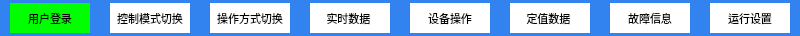
  <widget class="QFrame" name="frame_5">
   <property name="geometry">
    <rect>
     <x>0</x>
     <y>444</y>
     <width>800</width>
     <height>36</height>
    </rect>
   </property>
   <property name="styleSheet">
    <string notr="true">background-color: rgb(50, 130, 240);
</string>
   </property>
   <property name="frameShape">
    <enum>QFrame::NoFrame</enum>
   </property>
   <property name="frameShadow">
    <enum>QFrame::Raised</enum>
   </property>
   <widget class="QLabel" name="label_login_2">
    <property name="geometry">
     <rect>
      <x>10</x>
      <y>3</y>
      <width>80</width>
      <height>30</height>
     </rect>
    </property>
    <property name="font">
     <font>
      <pointsize>8</pointsize>
     </font>
    </property>
    <property name="styleSheet">
     <string notr="true">background-color: rgb(0, 255, 0);</string>
    </property>
    <property name="text">
     <string>用户登录</string>
    </property>
    <property name="alignment">
     <set>Qt::AlignCenter</set>
    </property>
   </widget>
   <widget class="QLabel" name="label_mode_2">
    <property name="geometry">
     <rect>
      <x>110</x>
      <y>3</y>
      <width>80</width>
      <height>30</height>
     </rect>
    </property>
    <property name="font">
     <font>
      <pointsize>8</pointsize>
     </font>
    </property>
    <property name="styleSheet">
     <string notr="true">background-color: rgb(255, 255, 255);</string>
    </property>
    <property name="text">
     <string>控制模式切换</string>
    </property>
    <property name="alignment">
     <set>Qt::AlignCenter</set>
    </property>
   </widget>
   <widget class="QLabel" name="label_operamode_2">
    <property name="geometry">
     <rect>
      <x>210</x>
      <y>3</y>
      <width>80</width>
      <height>30</height>
     </rect>
    </property>
    <property name="font">
     <font>
      <pointsize>8</pointsize>
     </font>
    </property>
    <property name="styleSheet">
     <string notr="true">background-color: rgb(255, 255, 255);</string>
    </property>
    <property name="text">
     <string>操作方式切换</string>
    </property>
    <property name="alignment">
     <set>Qt::AlignCenter</set>
    </property>
   </widget>
   <widget class="QLabel" name="label_measure_2">
    <property name="geometry">
     <rect>
      <x>310</x>
      <y>3</y>
      <width>80</width>
      <height>30</height>
     </rect>
    </property>
    <property name="font">
     <font>
      <pointsize>8</pointsize>
     </font>
    </property>
    <property name="styleSheet">
     <string notr="true">background-color: rgb(255, 255, 255);
</string>
    </property>
    <property name="text">
     <string>实时数据 </string>
    </property>
    <property name="alignment">
     <set>Qt::AlignCenter</set>
    </property>
   </widget>
   <widget class="QLabel" name="label_control_2">
    <property name="geometry">
     <rect>
      <x>410</x>
      <y>3</y>
      <width>80</width>
      <height>30</height>
     </rect>
    </property>
    <property name="font">
     <font>
      <pointsize>8</pointsize>
     </font>
    </property>
    <property name="styleSheet">
     <string notr="true">background-color: rgb(255, 255, 255);</string>
    </property>
    <property name="text">
     <string>设备操作</string>
    </property>
    <property name="alignment">
     <set>Qt::AlignCenter</set>
    </property>
   </widget>
   <widget class="QLabel" name="label_constant_2">
    <property name="geometry">
     <rect>
      <x>510</x>
      <y>3</y>
      <width>80</width>
      <height>30</height>
     </rect>
    </property>
    <property name="font">
     <font>
      <pointsize>8</pointsize>
     </font>
    </property>
    <property name="styleSheet">
     <string notr="true">background-color: rgb(255, 255, 255);</string>
    </property>
    <property name="text">
     <string>定值数据 </string>
    </property>
    <property name="alignment">
     <set>Qt::AlignCenter</set>
    </property>
   </widget>
   <widget class="QLabel" name="label_soe_2">
    <property name="geometry">
     <rect>
      <x>610</x>
      <y>3</y>
      <width>80</width>
      <height>30</height>
     </rect>
    </property>
    <property name="font">
     <font>
      <pointsize>8</pointsize>
     </font>
    </property>
    <property name="styleSheet">
     <string notr="true">background-color: rgb(255, 255, 255);</string>
    </property>
    <property name="text">
     <string>故障信息</string>
    </property>
    <property name="alignment">
     <set>Qt::AlignCenter</set>
    </property>
   </widget>
   <widget class="QLabel" name="label_frequencyset_2">
    <property name="geometry">
     <rect>
      <x>710</x>
      <y>3</y>
      <width>80</width>
      <height>30</height>
     </rect>
    </property>
    <property name="font">
     <font>
      <pointsize>8</pointsize>
     </font>
    </property>
    <property name="styleSheet">
     <string notr="true">background-color: rgb(255, 255, 255);</string>
    </property>
    <property name="text">
     <string>运行设置</string>
    </property>
    <property name="alignment">
     <set>Qt::AlignCenter</set>
    </property>
   </widget>
  </widget>
